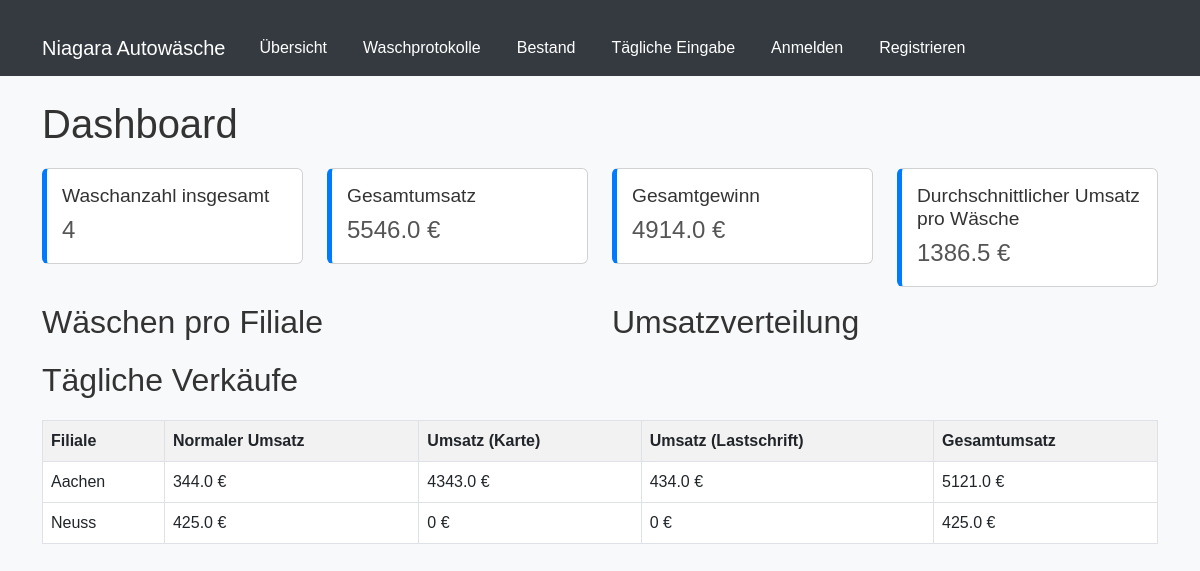
The page / (signed in) on the database its author committed.
### tables this page shows
CREATE TABLE daily_sales (
            id INTEGER PRIMARY KEY AUTOINCREMENT,
            filiale TEXT NOT NULL,
            sale_date DATETIME DEFAULT CURRENT_TIMESTAMP,
            normal_umsatz REAL DEFAULT 0,
            subscription_card REAL DEFAULT 0,
            subscription_lastschrift REAL DEFAULT 0,
            water_cost REAL DEFAULT 0,
            energy_cost REAL DEFAULT 0,
            product_cost REAL DEFAULT 0
        );

### app.py (the view)
@app.route('/')
def dashboard():
    if not session.get('user'):
        return redirect(url_for('login'))
    try:
        total_washes = query_db('SELECT COUNT(*) as count FROM washes', one=True)['count']
        total_umsatz = query_db('SELECT SUM(normal_umsatz + subscription_card + subscription_lastschrift) as total FROM daily_sales', one=True)['total'] or 0
        total_profit = query_db('SELECT SUM(normal_umsatz + subscription_card + subscription_lastschrift - water_cost - energy_cost - product_cost) as total FROM daily_sales', one=True)['total'] or 0
        total_costs = query_db('SELECT SUM(water_cost + energy_cost + product_cost) as total FROM daily_sales', one=True)['total'] or 0
        avg_umsatz_per_wash = (total_umsatz / total_washes) if total_washes > 0 else 0
        washes_per_filiale = {}
        rows = query_db('SELECT filiale, COUNT(*) as count FROM washes GROUP BY filiale')
        for row in rows:
            washes_per_filiale[row['filiale']] = row['count']
        normal_umsatz = query_db('SELECT SUM(normal_umsatz) as total FROM daily_sales', one=True)['total'] or 0
        subscription_umsatz = query_db('SELECT SUM(subscription_card + subscription_lastschrift) as total FROM daily_sales', one=True)['total'] or 0
        daily_sales_data = {}
        sales_rows = query_db('SELECT filiale, SUM(normal_umsatz) as normal_umsatz, SUM(subscription_card) as subscription_card, SUM(subscription_lastschrift) as subscription_lastschrift FROM daily_sales GROUP BY filiale')
        for row in sales_rows:
            daily_sales_data[row['filiale']] = {
                'normal_umsatz': row['normal_umsatz'] or 0,
                'subscription_card': row['subscription_card'] or 0,
                'subscription_lastschrift': row['subscription_lastschrift'] or 0,
                'total_umsatz': (row['normal_umsatz'] or 0) + (row['subscription_card'] or 0) + (row['subscription_lastschrift'] or 0)
            }
        return render_template('dashboard.html',
                               total_washes=total_washes,
                               total_umsatz=total_umsatz,
                               total_profit=total_profit,
                               avg_umsatz_per_wash=avg_umsatz_per_wash,
                               washes_per_filiale=washes_per_filiale,
                               normal_umsatz=normal_umsatz,
                               subscription_umsatz=subscription_umsatz,
                               daily_sales=daily_sales_data,
                               username=session['user']['username'])
    except sqlite3.OperationalError as e:
        print(f"### DB Fehler im Dashboard: {e} ###")
        return render_template('error.html', error=str(e))

### app.py (called while the page is built)
def get_db():
    db = getattr(g, '_database', None)
    if db is None:
        db = g._database = sqlite3.connect(DATABASE)
        db.row_factory = sqlite3.Row
    return db

@app.teardown_appcontext
def close_connection(exception):
    db = getattr(g, '_database', None)
    if db is not None:
        db.close()

def query_db(query, args=(), one=False):
    cur = get_db().execute(query, args)
    rv = cur.fetchall()
    cur.close()
    return (rv[0] if rv else None) if one else rv

### templates/dashboard.html (shortened to what this page needs)
{% extends 'base.html' %}
{% block content %}
    <h1>Dashboard</h1>
    <div class="row">
        <div class="col-md-3">
            <div class="card card-kpi mb-3">
                <div class="card-body">
                    <h5 class="card-title">Waschanzahl insgesamt</h5>
                    <p class="card-text">{{ total_washes }}</p>
                </div>
            </div>
        </div>
        <div class="col-md-3">
            <div class="card card-kpi mb-3">
                <div class="card-body">
                    <h5 class="card-title">Gesamtumsatz</h5>
                    <p class="card-text">{{ total_umsatz }} €</p>
                </div>
            </div>
        </div>
        <div class="col-md-3">
            <div class="card card-kpi mb-3">
                <div class="card-body">
                    <h5 class="card-title">Gesamtgewinn</h5>
                    <p class="card-text">{{ total_profit }} €</p>
                </div>
            </div>
        </div>
        <div class="col-md-3">
            <div class="card card-kpi mb-3">
                <div class="card-body">
                    <h5 class="card-title">Durchschnittlicher Umsatz pro Wäsche</h5>
                    <p class="card-text">{{ avg_umsatz_per_wash }} €</p>
                </div>
            </div>
        </div>
    </div>
    <div class="row">
        <div class="col-md-6">
            <h2>Wäschen pro Filiale</h2>
        </div>
        <div class="col-md-6">
            <h2>Umsatzverteilung</h2>
        </div>
    </div>
    <div class="row">
        <div class="col-md-12">
            <h2>Tägliche Verkäufe</h2>
            <table class="table">
                <thead>
                    <tr>
                        <th>Filiale</th>
                        <th>Normaler Umsatz</th>
                        <th>Umsatz (Karte)</th>
                        <th>Umsatz (Lastschrift)</th>
                        <th>Gesamtumsatz</th>
                    </tr>
                </thead>
                <tbody>
                    {% for filiale, data in daily_sales.items() %}
                        <tr>
                            <td>{{ filiale }}</td>
                            <td>{{ data.normal_umsatz }} €</td>
                            <td>{{ data.subscription_card }} €</td>
                            <td>{{ data.subscription_lastschrift }} €</td>
                            <td>{{ data.total_umsatz }} €</td>
                        </tr>
                    {% endfor %}
                </tbody>
            </table>
        </div>
    </div>
{% endblock %}

### templates/base.html (shortened to what this page needs)
<!DOCTYPE html>
<html lang="de">
<head>
    <link href="https://cdn.jsdelivr.net/npm/bootstrap@5.3.0/dist/css/bootstrap.min.css" rel="stylesheet">
    <link rel="stylesheet" href="{{ url_for('static', filename='style.css') }}">
    <link rel="stylesheet" href="https://cdn.jsdelivr.net/npm/apexcharts@3.41.0/dist/apexcharts.css">
</head>
<body>
    <nav class="navbar navbar-expand-lg navbar-dark bg-dark">
        <div class="container">
            <a class="navbar-brand" href="{{ url_for('dashboard') }}">Niagara Autowäsche</a>
            <div class="collapse navbar-collapse" id="navbarNav">
                <ul class="navbar-nav">
                    <li class="nav-item">
                        <a class="nav-link" href="{{ url_for('dashboard') }}">Übersicht</a>
                    </li>
                    <li class="nav-item">
                        <a class="nav-link" href="{{ url_for('wash_records') }}">Waschprotokolle</a>
                    </li>
                    <li class="nav-item">
                        <a class="nav-link" href="{{ url_for('stock') }}">Bestand</a>
                    </li>
                    <li class="nav-item">
                        <a class="nav-link" href="{{ url_for('daily_entry') }}">Tägliche Eingabe</a>
                    </li>
                    <li class="nav-item">
                        <a class="nav-link" href="{{ url_for('login') }}">Anmelden</a>
                    </li>
                    <li class="nav-item">
                        <a class="nav-link" href="{{ url_for('register') }}">Registrieren</a>
                    </li>
                </ul>
            </div>
        </div>
    </nav>
    <div class="container mt-4">
        {% block content %}{% endblock %}
    </div>
</body>
</html>

### static/style.css (style rules this page uses)
body { font-family: sans-serif; margin: 0; padding: 0; background-color: #f8f9fa; }
.navbar { background-color: #343a40 !important; color: white !important; }
.navbar-brand { color: white !important; }
.nav-link { color: white !important; margin-left: 10px; margin-right: 10px; }
.container { margin-top: 20px; }
.card-kpi { border-left: 5px solid #007bff; margin-bottom: 15px; }
.card-body { padding: 15px; }
.card-title { font-size: 1.2rem; margin-bottom: 5px; color: #333; }
.card-text { font-size: 1.5rem; color: #555; }
h1, h2 { color: #333; margin-bottom: 20px; }
.table { width: 100%; border-collapse: collapse; margin-top: 20px; }
.table th, .table td { border: 1px solid #dee2e6; padding: 8px; text-align: left; }
.table th { background-color: #f2f2f2; }

### templates/base.html (style rules this page uses)
.card-kpi { border-left: 5px solid #007bff; }

### rows shown on the page
daily_sales: filiale "Aachen", normal_umsatz "344.0", subscription_card "4343.0", subscription_lastschrift "434.0", total_umsatz "5121.0"

### other values the page prints
{{ total_washes }} "4"
{{ total_umsatz }} "5546.0"
{{ total_profit }} "4914.0"
{{ avg_umsatz_per_wash }} "1386.5"
{{ filiale }} "Neuss"
{{ data.normal_umsatz }} "425.0"
{{ data.subscription_card }} "0"
{{ data.subscription_lastschrift }} "0"
{{ data.total_umsatz }} "425.0"
